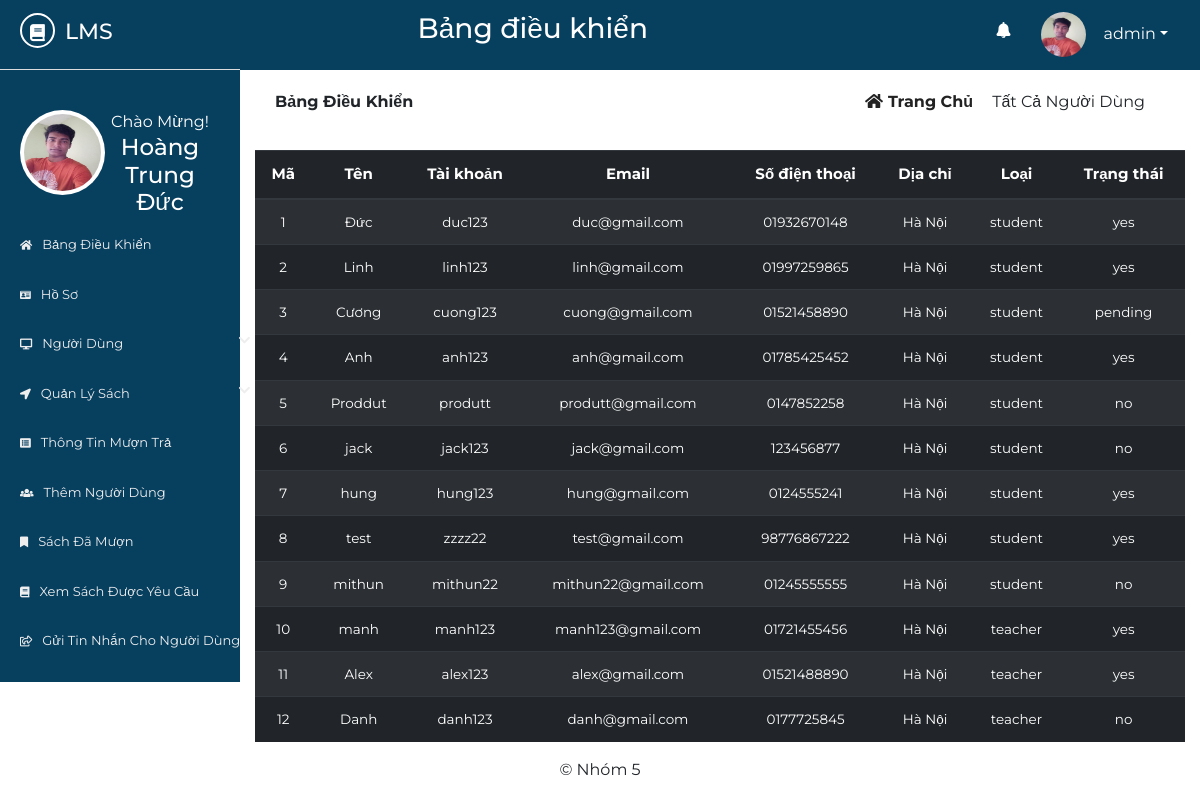
Page /all-users-info.php (signed in) on the committed database.
### tables this page shows
CREATE TABLE `lib_registration` (
  `id` int(11) NOT NULL,
  `name` varchar(255) NOT NULL,
  `username` varchar(255) NOT NULL,
  `password` varchar(255) NOT NULL,
  `email` varchar(255) NOT NULL,
  `phone` varchar(255) NOT NULL,
  `address` varchar(255) NOT NULL,
  `photo` varchar(255) NOT NULL
);

CREATE TABLE `users` (
  `id` int(10) NOT NULL,
  `name` varchar(50) NOT NULL,
  `username` varchar(50) NOT NULL,
  `password` varchar(50) NOT NULL,
  `email` varchar(50) NOT NULL,
  `phone` varchar(50) NOT NULL,
  `address` varchar(100) NOT NULL,
  `utype` varchar(7) NOT NULL,
  `photo` varchar(500) NOT NULL,
  `status` varchar(7) NOT NULL
);

### all-users-info.php (the view, shortened to what this page needs)
       <?php
   $page = 'sinfo';
   include 'inc/header.php';
   include 'inc/connection.php';
?>
<div class="dashboard-content">
	<div class="dashboard-header">
		<div class="container">
			<div class="row">
				<div class="col-md-6">
					<div class="left">
						<p><span>Bảng điều khiển</span></p>
					</div>
				</div>
				<div class="col-md-6">
					<div class="right text-right">
						<a href="dashboard.php"><i class="fas fa-home"></i>Trang chủ</a>
						<span class="disabled">Tất cả người dùng</span>
					</div>
				</div>
			</div>
		</div>
	</div>
       <div class="student-wrapper">
          <div class="container">
               <div class="row">
                   <div class="col-md-12">
                       <div class="std-info">
                           <table id="dtBasicExample" class="table table-dark table-striped text-center">
                               <thead>
                                   <tr>
                                       <th>Mã</th>
                                       <th>Tên</th>
                                       <th>Tài khoản</th>
                                       <th>Email</th>
                                       <th>Số điện thoại</th>
                                       <th>Dịa chỉ</th>
                                       <th>Loại</th>
                                       <th>Trạng thái</th>
                                   </tr>
                               </thead>
                               <tbody>
                                  <?php
                                       $res= mysqli_query($link, "select * from users");
                                       while ($row=mysqli_fetch_array($res)) {
                                           echo "<tr>";
                                           echo "<td>"; echo $row["id"]; echo "</td>";
                                           echo "<td>"; echo $row["name"]; echo "</td>";
                                           echo "<td>"; echo $row["username"]; echo "</td>";
                                           echo "<td>"; echo $row["email"]; echo "</td>";
                                           echo "<td>"; echo $row["phone"]; echo "</td>";
                                           echo "<td>"; echo $row["address"]; echo "</td>";
                                           echo "<td>"; echo $row["utype"]; echo "</td>";
                                           echo "<td>"; echo $row["status"]; echo "</td>";
                                           echo "</tr>";
                                       }
                                  ?>
                               </tbody>
                           </table>
                       </div>
                   </div>
               </div>
          </div>
       </div>
</div>
<?php
	include 'inc/footer.php';
 ?>

### inc/header.php (shortened to what this page needs)
<?php
    include 'inc/connection.php';
 ?>
<!DOCTYPE html>
<html lang="en">
<head>
	<link rel="stylesheet" href="inc/css/bootstrap.min.css">
	<link rel="stylesheet" href="inc/css/bootstrap-select.min.css">
	<link rel="stylesheet" href="inc/css/fontawesome-all.min.css">
	<link rel="stylesheet" href="inc/css/datatables.min.css">
	<link rel="stylesheet" href="inc/css/pro1.css">
</head>
<body>
	<div class="main-content">
		<div class="wrapper">
			<div class="left-sidebar">
				<div class="p-title">
                    <h3><a href=""><i class="fas fa-book"></i><span>lms</span></a></h3>
				</div>
				<div class="profile">
					<div class="profile-pic">
                        <?php
                            $res = mysqli_query($link, "select * from lib_registration where id='".$_SESSION['id']."'");
                            while ($row = mysqli_fetch_array($res)){
                                ?><img src="<?php echo $row["photo"]; ?> " height="" width="" alt="something wrong" class="rounded-circle"></a> <?php
                            }
                        ?>
					</div>
					<div class="profile-info text-center">
						<span>Chào Mừng!</span>
						<h2>
              <?php
                $res = mysqli_query($link, "select * from lib_registration where id='".$_SESSION['id']."'");
                while ($row = mysqli_fetch_array($res)){
                  $name  =  $row["name"];
                  echo $name;
                }
              ?>
            </h2>
					</div>
				</div>
				<div class="sidebar-menu">
	                <ul>
	                    <li class="menu <?php if($page=='home'){ echo 'active';} ?>">
      						<a href="dashboard.php"><i class="fas fa-home"></i>Bảng điều khiển</a>
    					</li>
    					  <li class="menu <?php if($page=='profile'){ echo 'active';} ?>">
      						<a href="profile.php"><i class="fas fa-id-card"></i>Hồ sơ</a>
    					</li>
						<li class="menu menu-toggle1">
      						<a href="#"><i class="fas fa-desktop"></i>Người dùng<span class="fa fa-chevron-down"></span></a>
    					</li>
    					<li class="menu menu-toggle2">
      						<a href="#"><i class="fas fa-location-arrow"></i>Quản lý sách<span class="fa fa-chevron-down"></span></a>
    					</li>
	                   <li class="menu menu-toggle1">
      						<a href="users-issue-book.php"><i class="fas fa-list-alt"></i>Thông tin mượn trả</a>
    					</li>
    					<li class="menu menu-toggle3">
      						<a href="add-user.php"><i class="fas fa-users"></i>Thêm người dùng</a>
    					</li>
    					 <li class="menu <?php if($page=='ibook'){ echo 'active';} ?>">
      						<a href="issued-books.php"><i class="fas fa-bookmark"></i>Sách đã mượn</a>
    					</li>
    					<li class="menu <?php if($page=='rbook'){ echo 'active';} ?>">
      						<a href="requested-books.php"><i class="fas fa-book"></i>Xem sách được yêu cầu</a>
    					</li>
    					<li class="menu menu-toggle4">
      						<a href="send-to-user.php"><i class="far fa-share-square"></i>Gửi tin nhắn cho người dùng</a>
    					</li>
    				</ul>
				</div>
			</div>
			<div class="content">
				<div class="inner">
					<div class="heading text-center">
						<h3>Bảng điều khiển</h3>
					</div>
					<div class="header-profile text-right">
						<ul>
                            <li class="icon">
                                <a href="" ><i class="fas fa-bell"></i></a>
                            </li>
							<li class="dropdown">
                                <?php
                                     $res = mysqli_query($link, "select * from lib_registration where id='".$_SESSION['id']."'");
                                     while ($row = mysqli_fetch_array($res)){
                                         ?><a href="" class="dropdown-toggle" data-toggle="dropdown"><img src="<?php echo $row["photo"]; ?>" alt=""><span><?php echo $row["username"]; ?></span></a> <?php
                                     }
                                ?>
							</li>
						</ul>
					</div>
				</div>

### inc/css/pro1.css (style rules this page uses)
* { margin: 0; padding: 0; }
body { font-family: 'Montserrat', sans-serif; }
.main-content { width: 100%; height: auto; overflow: hidden; }
.main-content .left-sidebar { width: 20%; height: auto; background: #073f5f; float: left; }
.main-content .left-sidebar .p-title { width: 100%; padding: 13px; padding-left: 20px; background: #073f5f; border-bottom: 1px solid #ddd; }
.main-content .p-title a { text-decoration: none; color: #fff; font-size: 22px; text-transform: uppercase; }
.main-content .p-title a i { width: 35px; height: 35px; line-height: 35px; text-align: center; font-size: 17px; border-radius: 50%; border: 2px solid #fff; }
.main-content .p-title a span { margin-left: 10px; }
.main-content .left-sidebar .profile { width: 100%; padding: 20px; margin-top: 0; padding-top: 0; }
.main-content .left-sidebar .profile .profile-pic { width: 40%; float: left; }
.main-content .left-sidebar .profile img { width: 85px; height: 85px; position: inherit; padding: 4px; background: #fff; overflow: hidden; }
.main-content .left-sidebar .profile .profile-info { width: 60%; float: left; color: #fff; }
.main-content .left-sidebar .profile .profile-info h2 { font-size: 23px; }
.sidebar-menu { color: #fff; width: 100%; padding-top: 60px; padding-left: 0; }
.sidebar-menu ul li a { text-decoration: none; color: #eee; width: 270px; padding: 15px 20px; font-size: 13px; display: block; text-transform: capitalize; transition: all .5s ease; }
.sidebar-menu ul { padding-left: 0; }
.sidebar-menu ul li a i { margin-right: 10px; font-size: smaller; }
.sidebar-menu ul li a span { float: right; }
.content { width: 80%; height: auto; float: right; }
.content .inner { width: 100%; height: 70px; background: #073f5f; padding: 12px; }
.content .inner .heading { width: 60%; float: left; color: #fff; }
.content .inner .header-profile { width: calc(40%-20px); float: right; margin-right: 20px; position: relative; }
.content .inner .header-profile .icon i { margin-right: 30px; font-size: 16px; margin-top: 10px; }
.header-profile .dropdown span { color: #fff; margin-left: 10px; }
.header-profile ul li { list-style: none; float: left; }
.header-profile ul li i { color: #fff; }
.header-profile img { width: 40px; height: 40px; border-radius: 50%; margin-right: 8px; }
.dropdown a { text-decoration: none; color: #fff; }
.dropdown img { width: 45px; height: 45px; border-radius: 50%; }
.dashboard-header .left { padding: 20px; }
.dashboard-header .left p span { text-transform: capitalize; margin-right: 10px; font-weight: bold; }
.dashboard-header .right { padding: 20px; margin-right: 20px; }
.dashboard-header .right a { text-transform: capitalize; text-decoration: none; color: #222; margin-right: 15px; font-weight: bold; }
.dashboard-header .right a i { margin-right: 5px; }
.dashboard-header .right span { text-transform: capitalize; }
.std-info table tbody { font-size: 13.5px; }
.std-info table thead { font-size: 15px; }

### rows in the picture
lib_registration: photo (picture), name "Hoàng Trung Đức", username "admin"
users: id "1", name "Đức", username "duc123", email "duc@gmail.com", phone "01932670148", address "Hà Nội", utype "student", status "yes"
users: id "2", name "Linh", username "linh123", email "linh@gmail.com", phone "01997259865", address "Hà Nội", utype "student", status "yes"
users: id "3", name "Cương", username "cuong123", email "cuong@gmail.com", phone "01521458890", address "Hà Nội", utype "student", status "pending"
users: id "4", name "Anh", username "anh123", email "anh@gmail.com", phone "01785425452", address "Hà Nội", utype "student", status "yes"
users: id "5", name "Proddut", username "produtt", email "produtt@gmail.com", phone "0147852258", address "Hà Nội", utype "student", status "no"
users: id "6", name "jack", username "jack123", email "jack@gmail.com", phone "123456877", address "Hà Nội", utype "student", status "no"
users: id "7", name "hung", username "hung123", email "hung@gmail.com", phone "0124555241", address "Hà Nội", utype "student", status "yes"
users: id "8", name "test", username "zzzz22", email "test@gmail.com", phone "98776867222", address "Hà Nội", utype "student", status "yes"
users: id "9", name "mithun", username "mithun22", email "mithun22@gmail.com", phone "01245555555", address "Hà Nội", utype "student", status "no"
users: id "10", name "manh", username "manh123", email "manh123@gmail.com", phone "01721455456", address "Hà Nội", utype "teacher", status "yes"
users: id "11", name "Alex", username "alex123", email "alex@gmail.com", phone "01521488890", address "Hà Nội", utype "teacher", status "yes"
users: id "12", name "Danh", username "danh123", email "danh@gmail.com", phone "0177725845", address "Hà Nội", utype "teacher", status "no"
